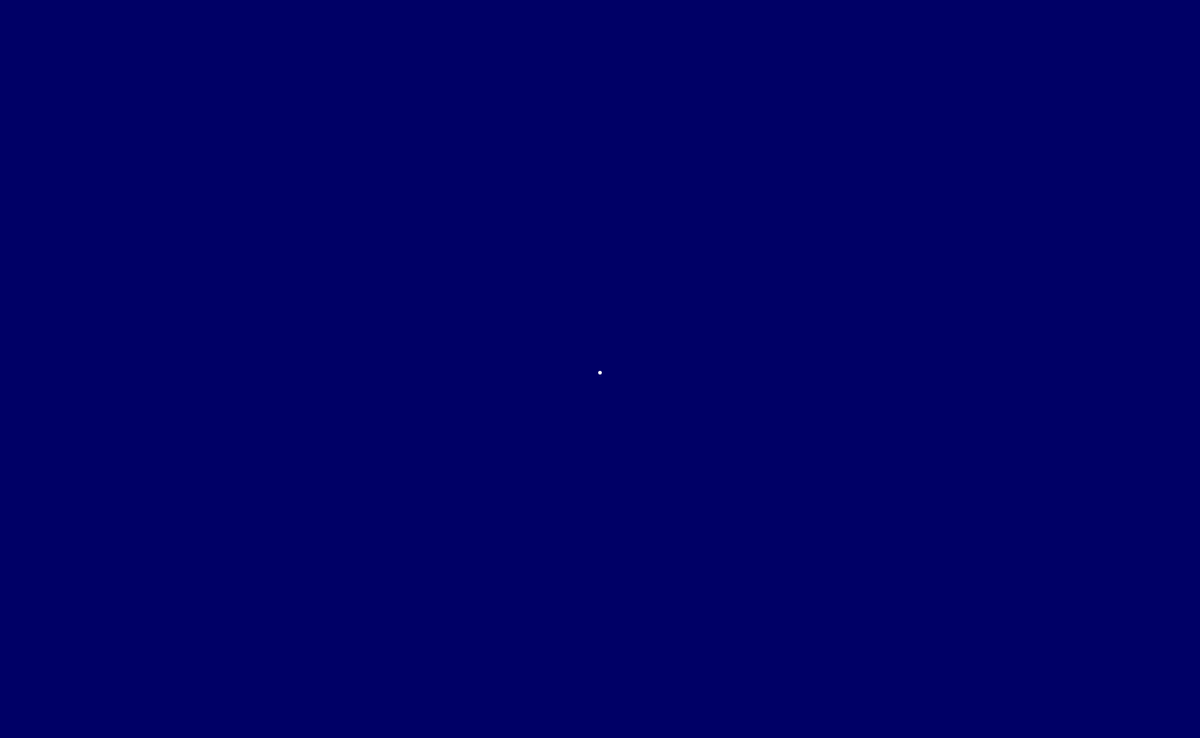
Frame 1 (no input)
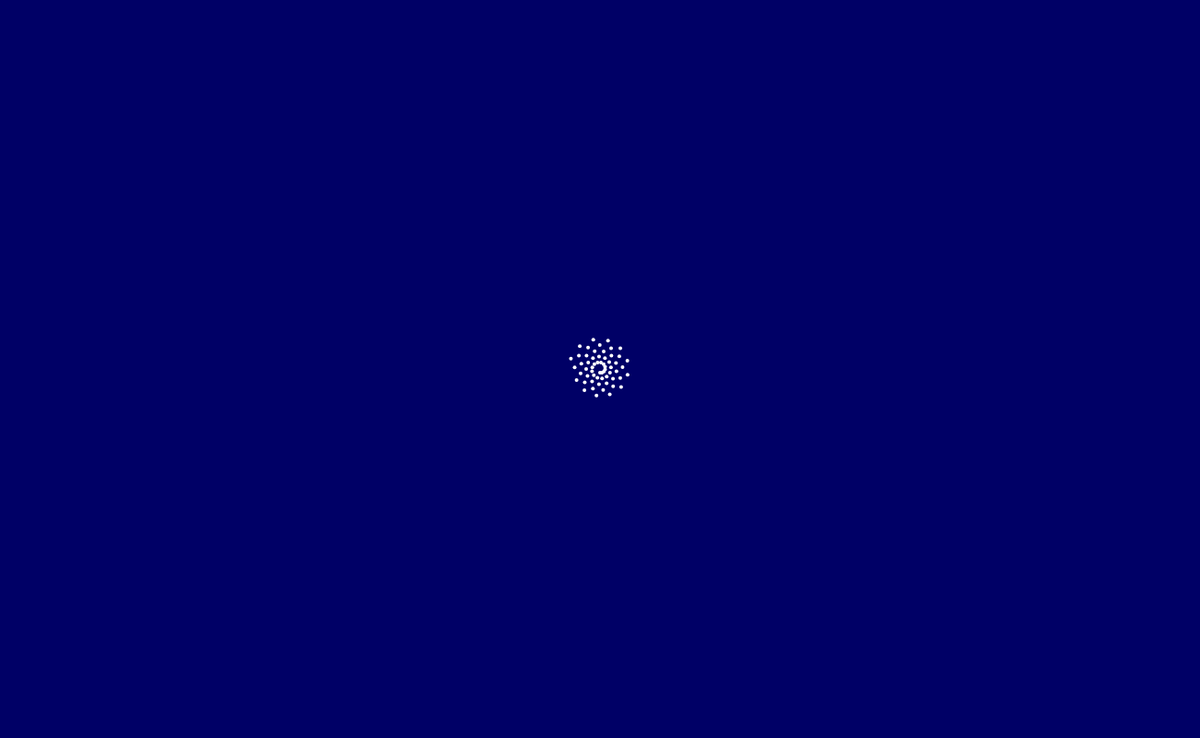
Frame 60 (no input)
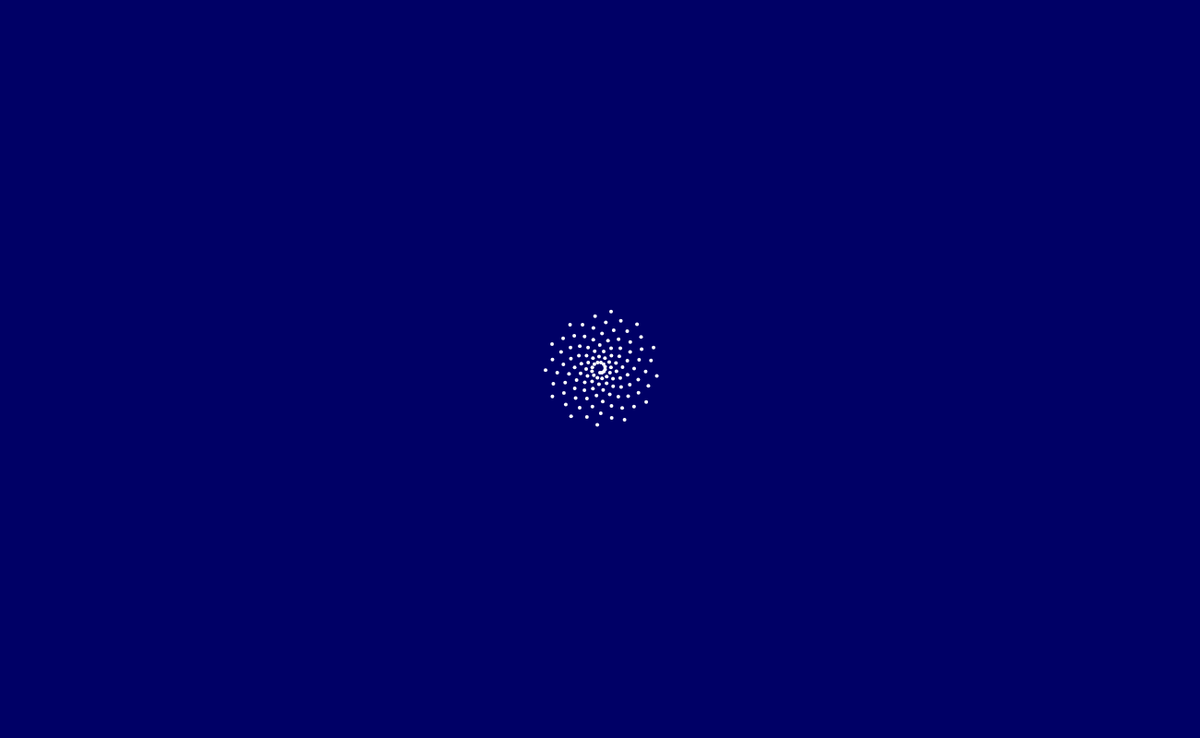
Frame 120 (the mouse pressed at the canvas centre since frame 60)

The p5.js sketch that drew these frames (run headless with seeded random() and noise() and a simulated clock; from frame 60 on, the mouse is pressed at the canvas centre):

// p5.js sketch
// ── sketch.js
var angle = 0.0;
var scalar = 4;
var offsetx = 650;
var offsety = 400;
var speed = 0.5;
var radius = 2;

function setup(){
  createCanvas(1300, 800);
  ellipseMode(RADIUS);
  noStroke();
  frameRate(30);
  background(0, 0, 102);
}

function draw(){
  x = offsetx + sin(angle)*scalar;
  y = offsety + cos(angle)*scalar;
  ellipse(x, y, radius, radius);
  angle+=speed;
  scalar+=speed;



}
